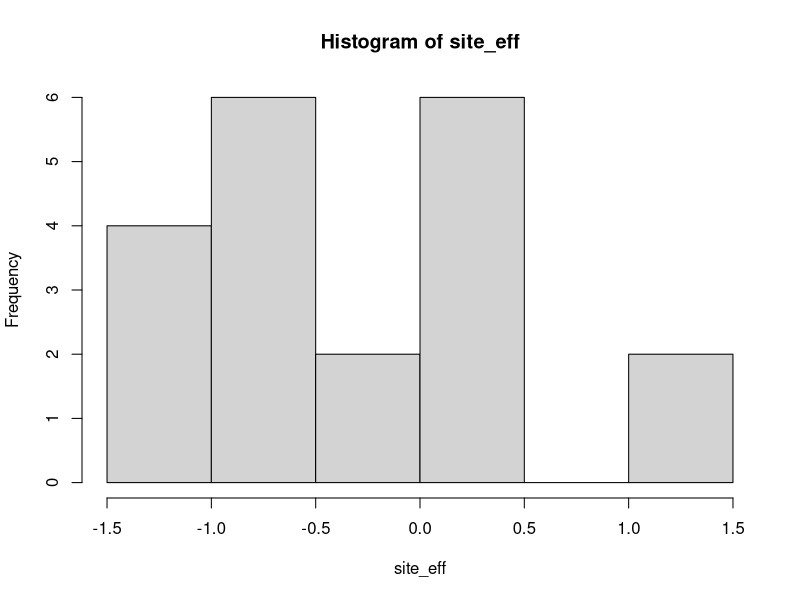

This chart was generated by the following R code: (Note: this script raises an error after producing the figure.)
library(lme4) # v. 1.1-23
library(purrr) # v. 0.3.4
library(ggplot2) # v. 3.3.2

n_sites = 10
site_var = 0.5

site_eff = rep( rnorm(n = n_sites, 
                      mean = 0, 
                      sd = sqrt(site_var) ), 
                      each = 2) 
hist(site_eff)

num_samp = sample(40:50, size=20, replace=TRUE)
num_samp


dat
set.seed(16)
codds = .5/(1 - .5)
todds = .85/(1 - .85)
todds/codds
log(todds/codds)
log(codds)
b0 = 0
b1 = 1.735
site_var = 0.5
n_sites = 10

site = rep(LETTERS[1:n_sites], each = 2)
plot = paste(site, rep(1:2, times = n_sites), sep = "." )
treatment = rep( c("treatment", "control"), times = n_sites)
dat = data.frame(site, plot, treatment)
dat

( site_eff = rep( rnorm(n = n_sites, 
                        mean = 0, 
                        sd = sqrt(site_var) ), 
                  each = 2) )

( log_odds = with(dat, site_eff ) )
( prop = plogis(log_odds) )

dat$num_samp = 50
num_samp = sample(40:50, size = 20, replace = TRUE)
( dat$y = rbinom(n = n_sites*2, size = dat$num_samp, prob = prop) )

mod = glmer(cbind(y, num_samp - y) ~ treatment + (1|site), data = dat,family = binomial(link = "logit") )
mod

dat$portion = dat$y/dat$num_samp

dat$port2 = ifelse(dat$portion>0.5, 1, 0)

mod1 = glmer(port2 ~ treatment + (1|site), data = dat,family = binomial(link = "logit"))
mod1




bin_glmm_fun = function(n_sites = 10,
                        b0 = 0,
                        b1 = 1.735,
                        num_samp = 50,
                        site_var = 0.5) {
  site = rep(LETTERS[1:n_sites], each = 2)
  plot = paste(site, rep(1:2, times = n_sites), sep = "." )
  treatment = rep( c("treatment", "control"), times = n_sites)
  dat = data.frame(site, plot, treatment)           
  
  site_eff = rep( rnorm(n = n_sites, mean = 0, sd = sqrt(site_var) ), each = 2)
  
  log_odds = with(dat, b0 + b1*(treatment == "treatment") + site_eff)
  prop = plogis(log_odds)
  dat$num_samp = num_samp
  dat$y = rbinom(n = n_sites*2, size = num_samp, prob = prop)
  
  glmer(cbind(y, num_samp - y) ~ treatment + (1|site),
        data = dat,
        family = binomial(link = "logit") )
}


set.seed(16)
bin_glmm_fun()

sims = replicate(1000, bin_glmm_fun(), simplify = FALSE )
sims[[100]]

overdisp_fun = function(model) {
  sum( residuals(model, type = "pearson")^2)/df.residual(model)
}
overdisp_fun(mod)

alldisp = map_dfr(sims, ~data.frame(disp = overdisp_fun(.x) ) )

ggplot(alldisp, aes(x = disp) ) +
  geom_histogram(fill = "blue", 
                 alpha = .25, 
                 bins = 100) +
  geom_vline(xintercept = 1) +
  scale_x_continuous(breaks = seq(0, 2, by = 0.2) ) +
  theme_bw(base_size = 14) +
  labs(x = "Disperson",
       y = "Count")

mean(alldisp$disp > 1)
mean(alldisp$disp > 1.5)



